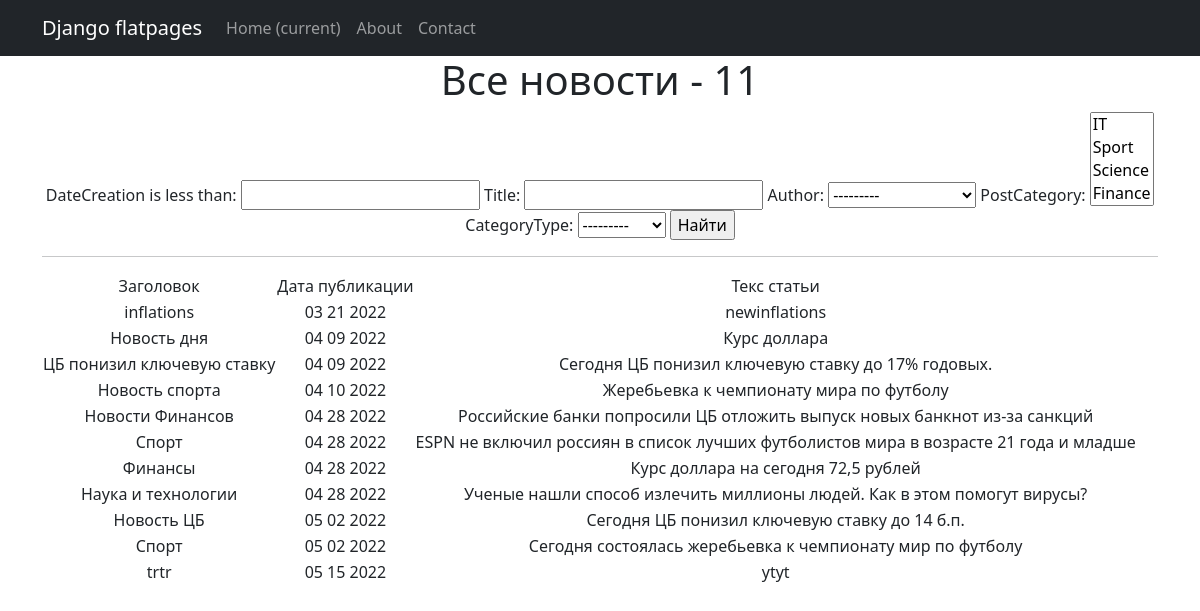
The app's page /news/search/ with its own data.
### news/models.py (models this page shows, shortened)
class Post(models.Model):
    author = models.ForeignKey(Author, on_delete=models.CASCADE)
    NEWS = 'NW'
    ARTICLE = 'AR'
    CATEGORY_CHOICES = (
        (NEWS, 'Новость'),
        (ARTICLE, 'Статья')
    )
    categoryType = models.CharField(max_length=2, choices=CATEGORY_CHOICES, default=ARTICLE)
    dateCreation = models.DateTimeField(auto_now_add=True)
    postCategory = models.ManyToManyField(Category, through='PostCategory')
    title = models.CharField(max_length=128)
    text = models.TextField()
    rating = models.SmallIntegerField(default=0)

### news/views.py (the view)
# urls.py: path('search/', SearchList.as_view()),
class SearchList(ListView):
    model = Post
    template_name = 'search.html'
    context_object_name = 'search'
    def get_context_data(self, **kwargs):  # забираем отфильтрованные объекты переопределяя метод get_context_data у наследуемого класса (привет, полиморфизм, мы скучали!!!)
        context = super().get_context_data(**kwargs)
        context['filter'] = NewsFilter(self.request.GET, queryset=self.get_queryset())  # вписываем наш фильтр в контекст
        return context

### news/models.py (called while the page is built)
    def __str__(self):
        return f'{self.name}'

### news/templatetags/custom_filters.py (called while the page is built)
@register.filter()
def censor(text):
    text_cens = ''
    for word in text.split():
        if word.strip('.,"/') in CENS:
            word = (word[:1] + ('*' * (len(word) - 1)))
        text_cens += f'{word + " "}'
    return text_cens

### templates/search.html (shortened to what this page needs)
{% extends 'flatpages/default.html' %}
{% load custom_filters %}
{% block content %}
   <h1>Все новости - {{search |length}}</h1>
    <form method="GET">
    {{ filter.form }}
    <input type="submit" value="Найти">
    </form>
   <hr>
   {% if search %}
       <table>
           <tr>
               <td>Заголовок</td>
               <td>Дата публикации</td>
               <td>Текс статьи</td>
           </tr>
           {% for post in filter.qs %}
           <tr>
               <td>{{ post.title|censor }}</td>
               <td>{{ post.dateCreation|date:'m d Y ' }}</td>
                <td>{{ post.text|truncatewords:20 |censor }}</td>
           </tr>
           {% endfor %}
       </table>
   {% else %}
       <h2>Новостей нет!</h2>
   {% endif %}
{% endblock content %}

### records on screen
Post: title|censor "inflations", dateCreation "03 21 2022", text|censor "newinflations"
Post: title|censor "Новость дня", dateCreation "04 09 2022", text|censor "Курс доллара"
Post: title|censor "ЦБ понизил ключевую ставку", dateCreation "04 09 2022", text|censor "Сегодня ЦБ понизил ключевую ставку до 17% годовых."
Post: title|censor "Новость спорта", dateCreation "04 10 2022", text|censor "Жеребьевка к чемпионату мира по футболу"
Post: title|censor "Новости Финансов", dateCreation "04 28 2022", text|censor "Российские банки попросили ЦБ отложить выпуск новых банкнот из-за санкций"
Post: title|censor "Спорт", dateCreation "04 28 2022", text|censor "ESPN не включил россиян в список лучших футболистов мира в возрасте 21 года и младше"
Post: title|censor "Финансы", dateCreation "04 28 2022", text|censor "Курс доллара на сегодня 72,5 рублей"
Post: title|censor "Наука и технологии", dateCreation "04 28 2022", text|censor "Ученые нашли способ излечить миллионы людей. Как в этом помогут вирусы?"
Post: title|censor "Новость ЦБ", dateCreation "05 02 2022", text|censor "Сегодня ЦБ понизил ключевую ставку до 14 б.п."
Post: title|censor "Спорт", dateCreation "05 02 2022", text|censor "Сегодня состоялась жеребьевка к чемпионату мир по футболу"
Post: title|censor "trtr", dateCreation "05 15 2022", text|censor "ytyt"

### other values on screen
{{ search |length }} "11"
